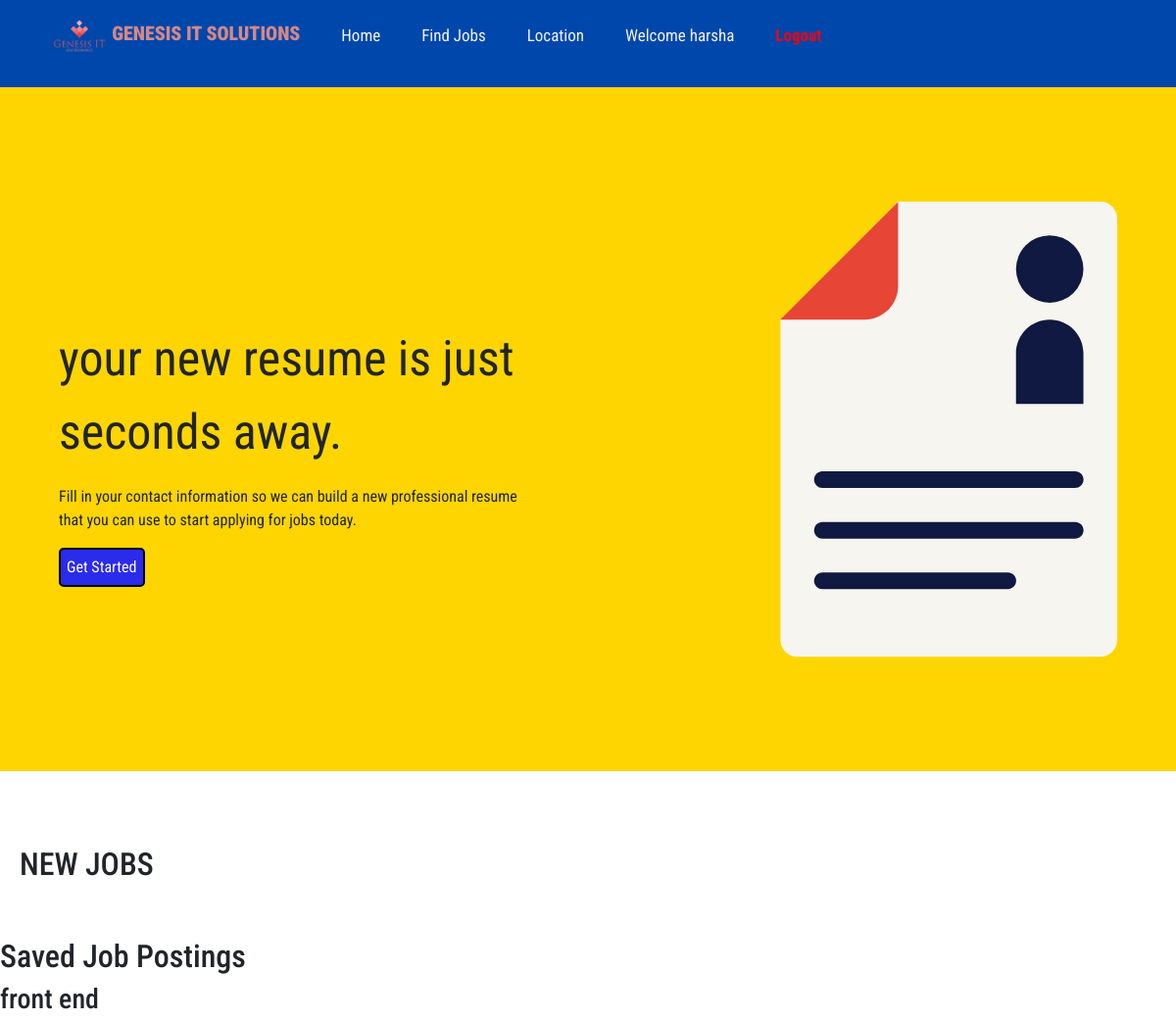
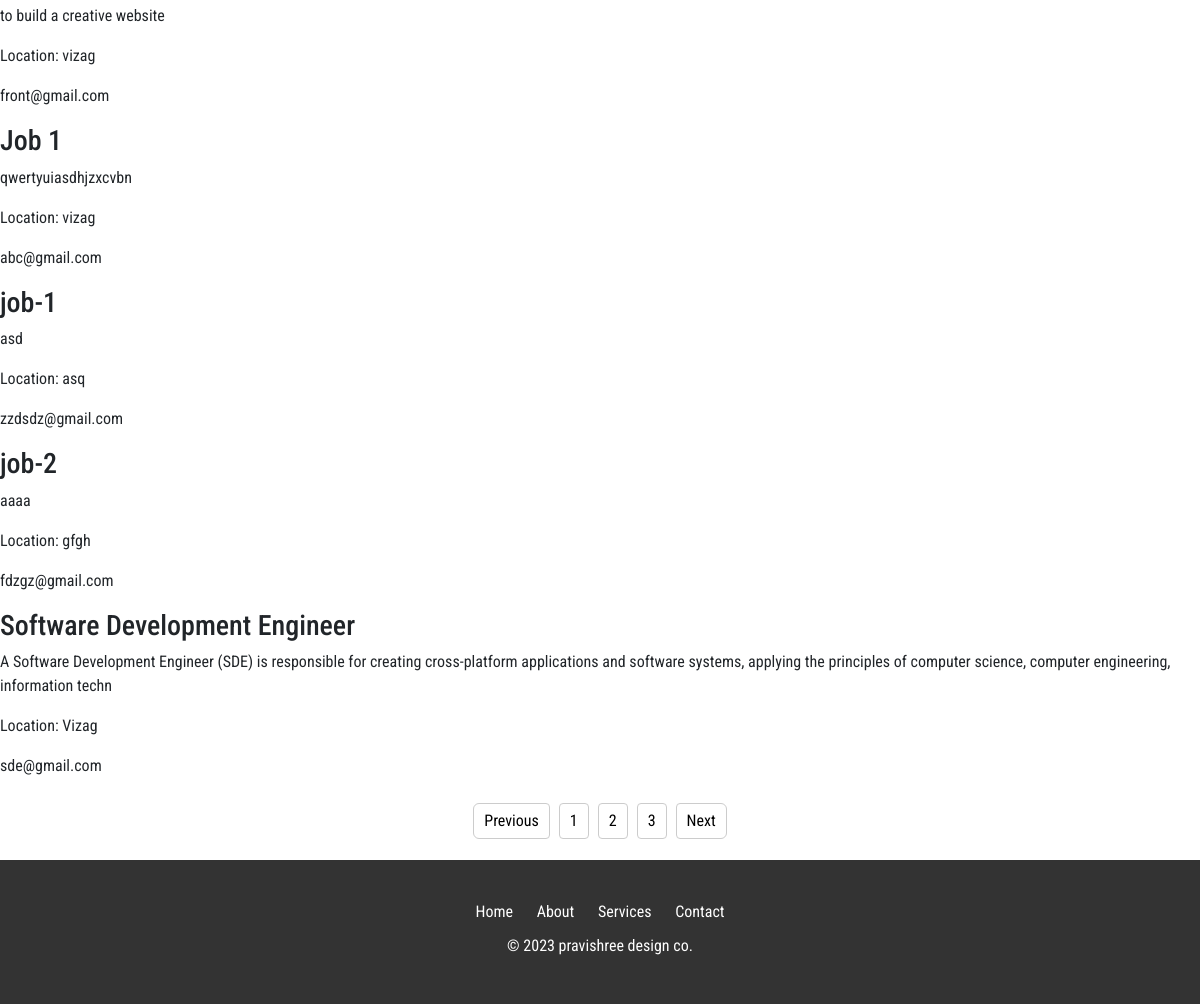
The page /admin/jobs.php (signed in) on the database its author committed (2 pictures, top to bottom).
### tables this page shows
CREATE TABLE `jobs` (
  `id` int(11) NOT NULL,
  `job_title` varchar(50) NOT NULL,
  `job_description` varchar(200) NOT NULL,
  `job_location` varchar(30) NOT NULL,
  `contact_email` varchar(50) NOT NULL
);

### admin/jobs.php (the view, shortened to what this page needs)
<!DOCTYPE html>
<html>
<head>
  <link href="https://cdn.jsdelivr.net/npm/bootstrap@5.3.0/dist/css/bootstrap.min.css" rel="stylesheet"
>
  <link rel="stylesheet" href="https://cdnjs.cloudflare.com/ajax/libs/font-awesome/4.7.0/css/font-awesome.min.css">
</head>
<body>
  <div class="topnav" id="myTopnav">
    <ul>
      <li><a href="./index.php" class="active"><img src="Untitled_design-removebg.png" height="35px" width="inherit"
          style="margin-right: 5px;"><b style="color: rgb(211, 136, 136);font-size: 20px;"><b>GENESIS IT
            SOLUTIONS</b></b></a>
      </li>
      <li><a href="./index.php">Home</a></li>
      <li><a href="./jobs.php" >Find Jobs</a></li>
      <li><a href="./location.php" >Location</a></li>
      <?php if(isset($_SESSION['id'])): ?>
        <li><a href="">Welcome <?php echo $_SESSION['name']; ?></a></li>
        <li><a href="./logout.php" style="font-weight: 600; color: red;">Logout</a></li>
      <?php else: ?>
        <li><a href="./admin/index.php" >Admin Login</a></li>
        <li><a href="./login.php" >User Login</a></li>
      <?php endif; ?>
    </ul>
  </div>
  <div class="header-2">
    <div class="head-para">
      <p class="paragraph">
        your new resume is just seconds away.
      </p>
      <p>Fill in your contact information so we can build a new professional resume that you can use to start applying
        for jobs today.</p>
      <button><a href="/build-resume.php">Get Started</a></button>
    </div>
    <div class="head-img">
      <img src="resume_yellowBG_1.svg" class="responsive" height="300" width="600">
    </div>
  </div>
  <div class="job">
    <div class="job-lists">
      <div class="container">
        <h1>Job Portal - Job Section</h1>
        <h2>NEW JOBS</h2>
      </div>
    </div>
  </div>
  <?php
    include('database.php');
    $sql = "SELECT * FROM jobs";
    $result = mysqli_query($con, $sql);
    ?>
  <div class="job-postings">
    <h2>Saved Job Postings</h2>
    <?php while ($row = mysqli_fetch_assoc($result)) : ?>
    <div class="job-item">
      <h3>
        <?php echo $row['job_title']; ?>
      </h3>
      <p>
        <?php echo $row['job_description']; ?>
      </p>
      <p>Location:
        <?php echo $row['job_location']; ?>
      </p>
      <p>
        <?php echo $row['contact_email']; ?>
      </p>
    </div>
    <?php endwhile; ?>
  </div>
  <nav aria-label="Page navigation example">
    <ul class="pagination">
      <li class="page-item"><a class="page-link" href="#">Previous</a></li>
      <li class="page-item"><a class="page-link" href="#">1</a></li>
      <li class="page-item"><a class="page-link" href="#">2</a></li>
      <li class="page-item"><a class="page-link" href="#">3</a></li>
      <li class="page-item"><a class="page-link" href="#">Next</a></li>
    </ul>
  </nav>
  <footer class="footer">
    <div class="container">
      <div class="footer-content">
        <nav class="footer-nav">
          <a href="#home">Home</a>
          <a href="#about">About</a>
          <a href="#services">Services</a>
          <a href="#contact">Contact</a>
        </nav>
        <p>&copy; 2023 <a href="http://pravishree.com">pravishree design co.</a></p>
      </div>
    </div>
  </footer>
</body>
</html>

### admin/jobs.php (style rules this page uses)
body { margin: 0; font-family: 'Roboto Condensed', sans-serif; }
a { text-decoration: none; color: black; }
li { list-style: none; }
.topnav { overflow: hidden; background-color: #0047AB; }
.topnav ul { display: flex; justify-content: flex-start; align-items: center; }
.topnav ul li { font-size: 14px; margin: 5px; }
.topnav a { float: left; display: block; color: #f2f2f2; text-align: center; padding: 14px 16px; text-decoration: none; font-size: 17px; }
.topnav a.active { background-color: #0047AB; color: white; }
h1 { color: #ffff; }
.header-2 { display: flex; flex-direction: row; background-color: rgb(255, 213, 0); }
.head-para { width: 50%; height: auto; }
.head-img { width: 50%; height: auto; }
.responsive { width: 100%; height: auto; }
button { width: fit-content; height: 40px; border-radius: 5px; border-style: solid; background-color: rgb(43, 43, 235); }
a { color: #fff; }
.head-para { width: 40%; margin-left: 5%; margin-top: 20%; }
.paragraph { font-size: 50px; }
.container { max-width: 1200px; margin: 0 auto; padding: 20px; }
.footer { background-color: #333; color: #fff; text-align: center; bottom: 0; left: 0; width: 100%; padding: 10px 0; }
.footer-nav { margin-bottom: 10px; }
.footer-nav a { color: #fff; text-decoration: none; margin: 0 10px; }
.pagination { display: flex; justify-content: center; margin-top: 20px; }
.pagination li { list-style: none; margin: 5px; }
.pagination a { text-decoration: none; padding: 5px 10px; border: 1px solid #ccc; border-radius: 4px; color: #000; }

### rows shown on the page
jobs: job_title "front end", job_description "to build a creative website", job_location "vizag", contact_email "front@gmail.com"
jobs: job_title "Job 1", job_description "qwertyuiasdhjzxcvbn", job_location "vizag", contact_email "abc@gmail.com"
jobs: job_title "job-1", job_description "asd", job_location "asq", contact_email "zzdsdz@gmail.com"
jobs: job_title "job-2", job_description "aaaa", job_location "gfgh", contact_email "fdzgz@gmail.com"
jobs: job_title "Software Development Engineer", job_description "A Software Development Engineer (SDE) is responsible for creating cross-platform applications and software systems, applying the principles of computer science, computer engineering, information techn", job_location "Vizag", contact_email "sde@gmail.com"

### other values the page prints
$_SESSION['name'] "harsha"
